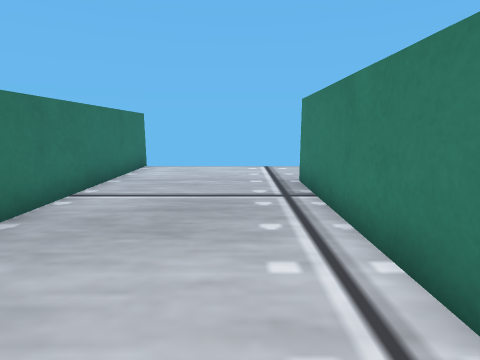
[1] (above)

21 first-person views from a walk through a robot-simulator world made for Webots. The camera is 0.07 m above the floor, tilts 10° down and sees 80° across. The floor is counted in squares, 0.05 m on a side. Each view is taken from the middle of a square. On the plan, view 1 faces up. The plan holds only what a view shows up to about 14 squares ahead; the rest is blank. The place goes on beyond the plan. The robots in the file are not drawn. Simple shapes and patterns stand in for the simulator's stock objects.

[2]
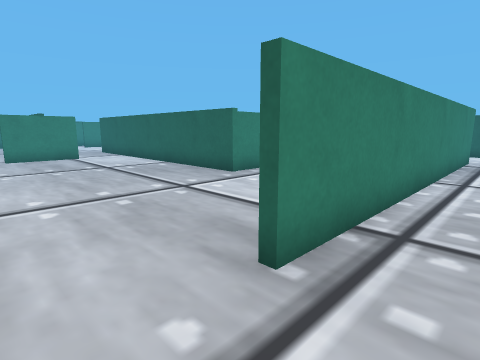

[3]
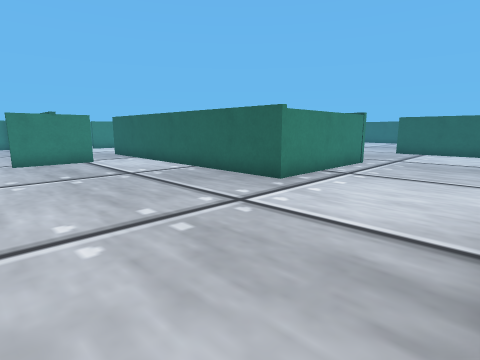

[4]
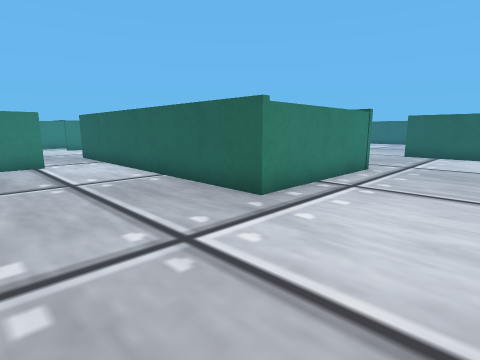

[5]
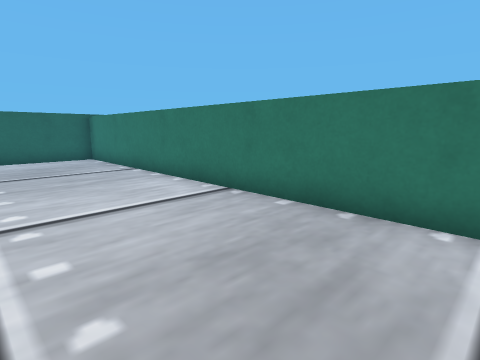

[6]
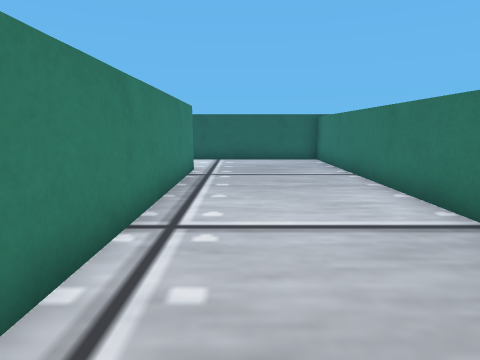

[7]
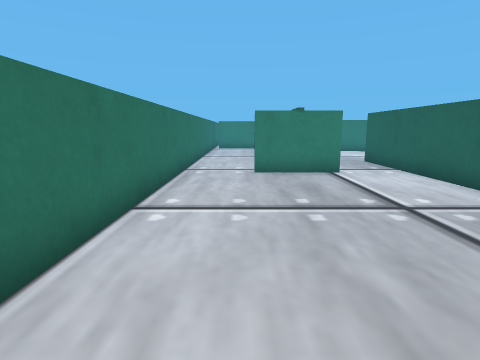

[8]
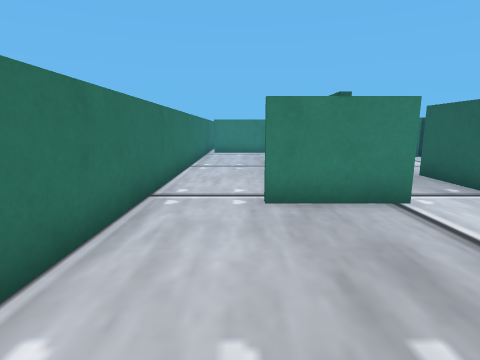

[9]
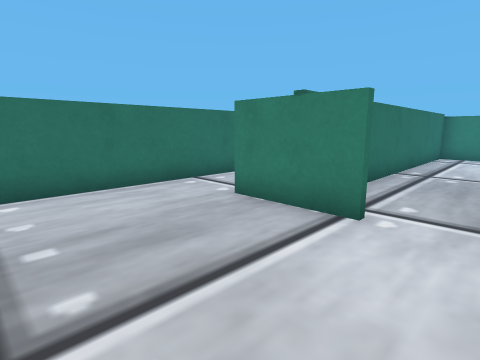

[10]
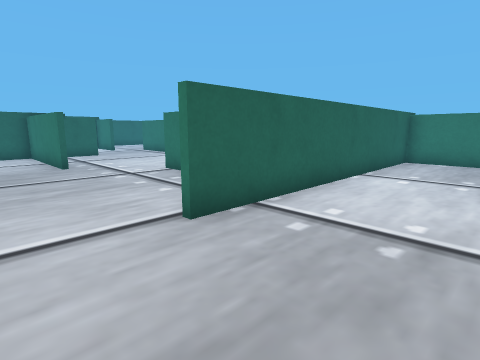

[11]
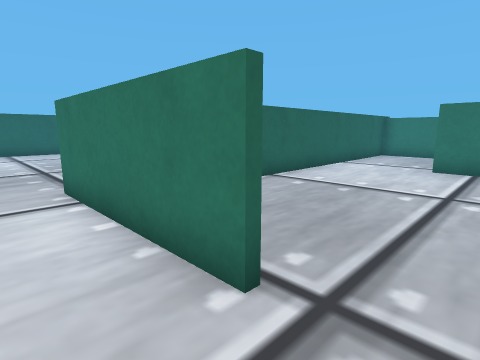

[12]
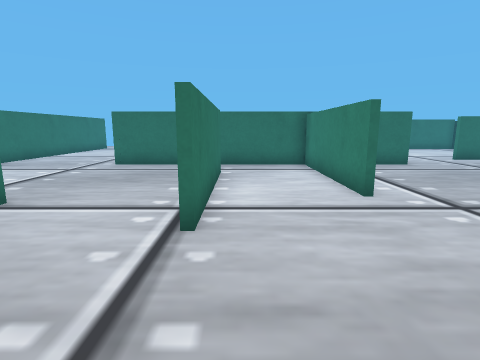

[13]
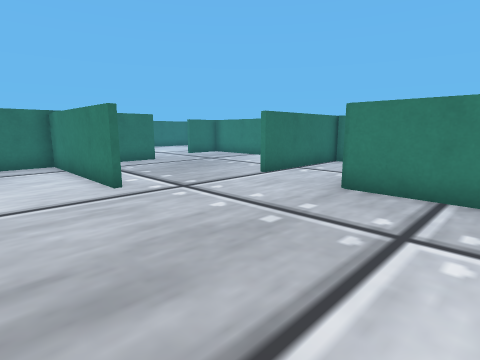

[14]
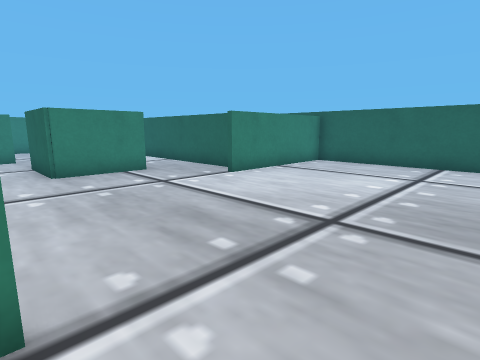

[15]
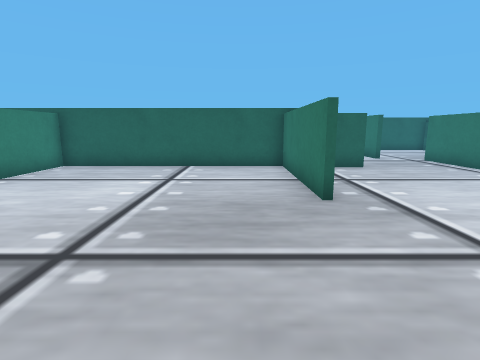

[16]
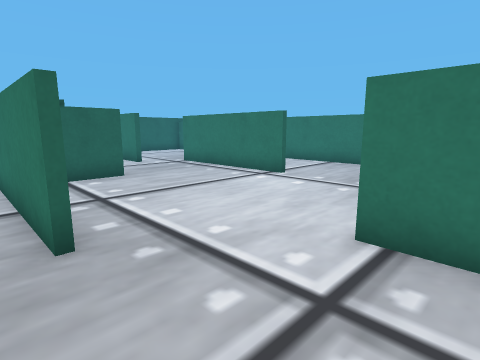

[17]
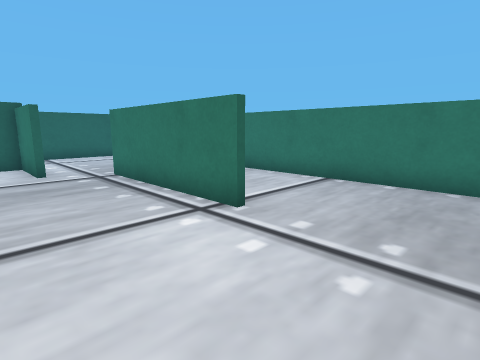

[18]
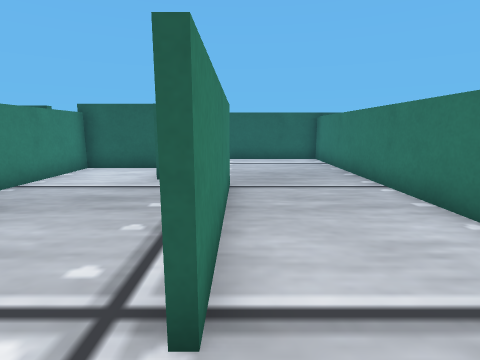

[19]
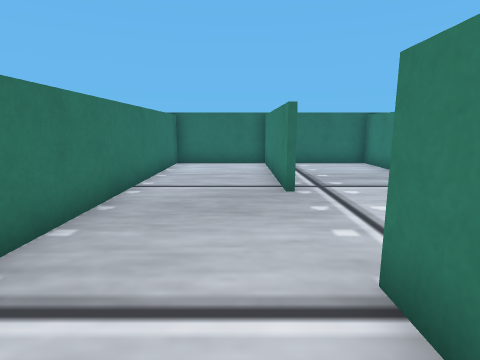

[20]
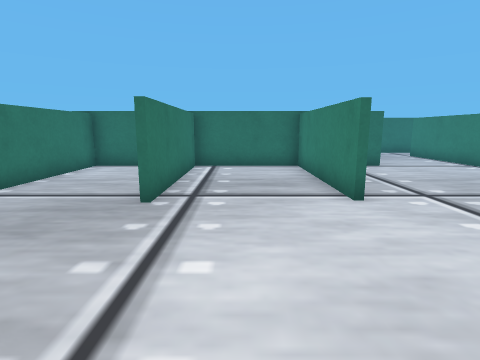

[21]
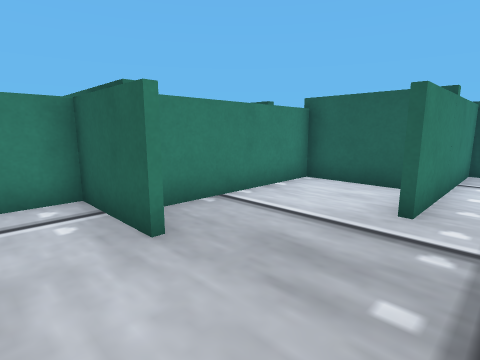

### Floor plan
Ten units are one square. View 1 is at (0, 0); x grows to the right and y downward. Boxes are objects, and circles mark ways between rooms. Rooms are numbered by the first view taken in them; rooms with no view inside come last. Other rooms are left out.
<svg viewBox="-49 -117 259 431">
<path fill="none" stroke="#000" d="M19 -4 19 20M70 24 70 -34 189 -34M19 39 19 51M16 51 16 -79M154 -56 154 -86M155 -71 164 -71M-37 -112 -37 86M205 -69 186 -69M-42 86 65 86M205 -110 81 -110M114 45 114 85M95 24 70 24M112 85 112 58M65 86 75 86M146 81 146 24M150 24 111 24M112 102 112 85M185 149 185 119 205 119M169 173 205 173M114 85 114 102M73 165 73 221M75 88 69 88M205 88 192 88M159 221 159 165M71 221 180 221M189 24 171 24M5 185 5 242M42 217 71 217 71 204M43 145 43 88M24 250 24 275 56 275 56 221 71 221M45 131 45 145M48 88 1 88M3 89 3 146M-4 309 21 309 21 250M3 241 3 185M1 146 1 89M-44 309 -4 309M-37 88 -37 309M1 88 -44 88"/>
<circle cx="70" cy="55" r="3" fill="#2a7"/>
<circle cx="200" cy="30" r="3" fill="#2a7"/>
<circle cx="110" cy="90" r="3" fill="#2a7"/>
<circle cx="70" cy="130" r="3" fill="#2a7"/>
<circle cx="0" cy="225" r="3" fill="#2a7"/>
<text x="60" y="-30">1</text>
<text x="100" y="50">2</text>
<text x="140" y="130">3</text>
<text x="30" y="190">4</text>
<text x="-20" y="200">5</text>
</svg>
Room 1 opens to room 2. Room 1 opens to room 3. Room 2 opens to room 3. Room 3 opens to room 4. Room 4 opens to room 5.

Where each view was taken, in squares from view 1:
view 1: 0 up, 0 right, facing up
view 2: 10 up, 0 right, facing down-right
view 3: 10 up, 2 right, facing down-right
view 4: 8 up, 3 right, facing down-right
view 5: 6 up, 1 right, facing down-left
view 6: 5 up, 0 right, facing down
view 7: 9 up, 6 right, facing right
view 8: 9 up, 10 right, facing right
view 9: 4 up, 11 right, facing up-right
view 10: 5 down, 10 right, facing down-left
view 11: 3 down, 13 right, facing down-left
view 12: 14 down, 12 right, facing up
view 13: 15 down, 12 right, facing up-right
view 14: 10 down, 9 right, facing down-right
view 15: 11 down, 9 right, facing down
view 16: 13 down, 8 right, facing down-left
view 17: 15 down, 4 right, facing down-left
view 18: 17 down, 0 right, facing down
view 19: 21 down, 1 left, facing up
view 20: 20 down, 2 right, facing up
view 21: 20 down, 1 right, facing down-right
